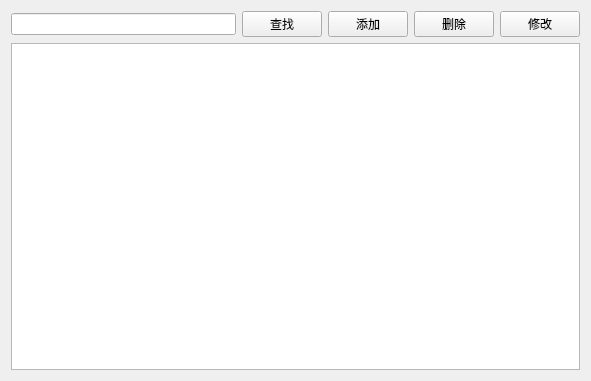
<?xml version="1.0" encoding="UTF-8"?>
<ui version="4.0">
 <class>PatientView</class>
 <widget class="QWidget" name="PatientView">
  <property name="geometry">
   <rect>
    <x>0</x>
    <y>0</y>
    <width>591</width>
    <height>381</height>
   </rect>
  </property>
  <property name="windowTitle">
   <string>患者管理</string>
  </property>
  <layout class="QVBoxLayout" name="verticalLayout">
   <item>
    <layout class="QHBoxLayout" name="horizontalLayout">
     <item>
      <widget class="QLineEdit" name="txtSearch"/>
     </item>
     <item>
      <widget class="QPushButton" name="btnSearch">
       <property name="text">
        <string>查找</string>
       </property>
      </widget>
     </item>
     <item>
      <widget class="QPushButton" name="btnAdd">
       <property name="text">
        <string>添加</string>
       </property>
      </widget>
     </item>
     <item>
      <widget class="QPushButton" name="btnDel">
       <property name="text">
        <string>删除</string>
       </property>
      </widget>
     </item>
     <item>
      <widget class="QPushButton" name="btnEdit">
       <property name="text">
        <string>修改</string>
       </property>
      </widget>
     </item>
    </layout>
   </item>
   <item>
    <widget class="QTableView" name="tableView"/>
   </item>
  </layout>
 </widget>
 <resources/>
 <connections/>
</ui>
